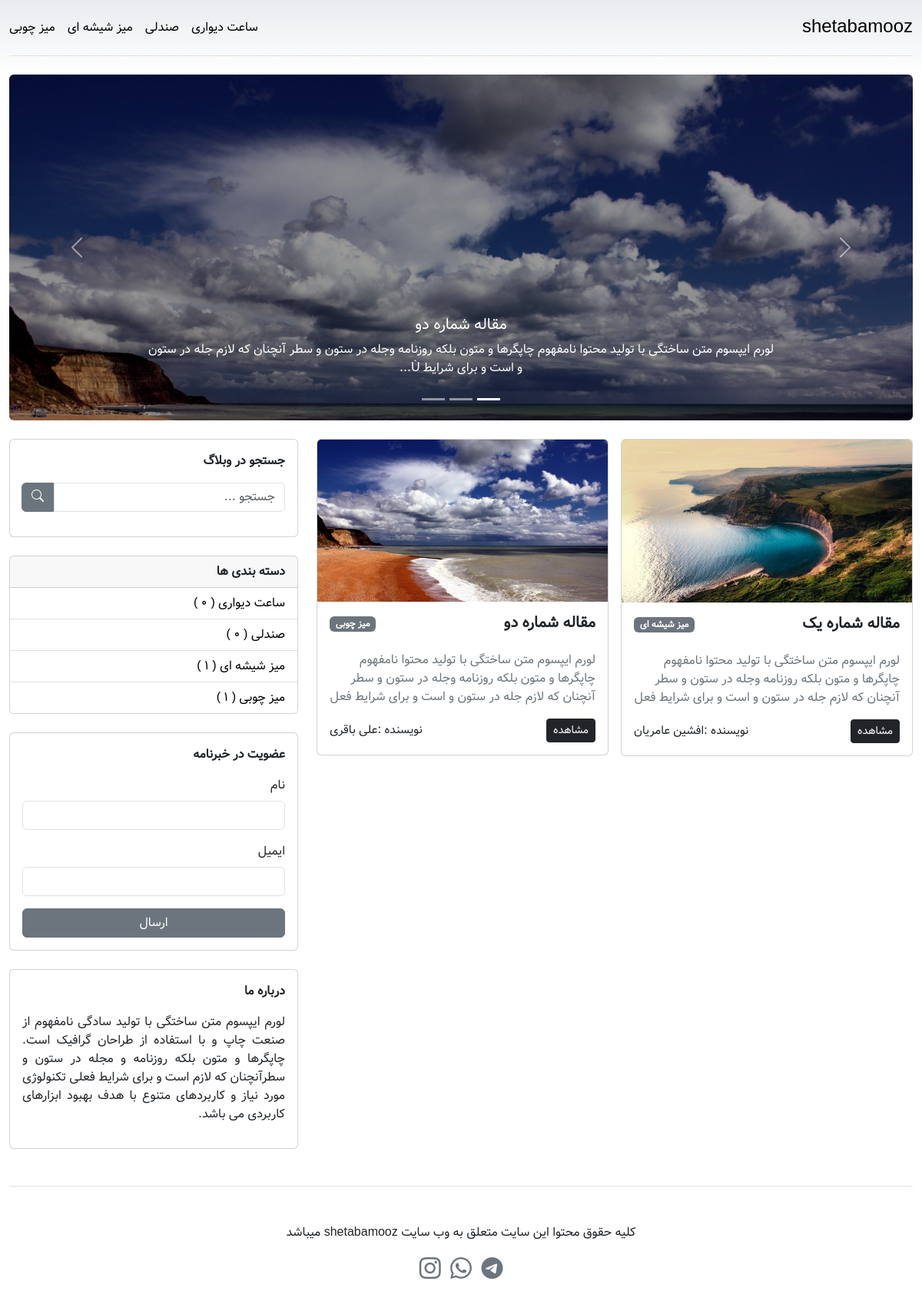
Screenshot of /blog6/index.php with the database file from the repository.
### tables this page shows
CREATE TABLE `categories` (
  `id` int(11) NOT NULL,
  `title` varchar(255) NOT NULL,
  `date` datetime NOT NULL,
  `status` tinyint(1) NOT NULL
);

CREATE TABLE `posts_slider` (
  `id` int(11) NOT NULL,
  `post_id` int(11) NOT NULL,
  `active` tinyint(1) NOT NULL
);

CREATE TABLE `posts` (
  `id` int(11) NOT NULL,
  `title` varchar(255) NOT NULL,
  `body` text NOT NULL,
  `category_id` int(11) NOT NULL,
  `author` varchar(255) NOT NULL,
  `image` varchar(255) NOT NULL
);

### blog6/include/function.php (called while the page is built, shortened)
<?php
function counting($id,$table,$field)
{
    global $conn;
    $countpost=$conn->query("select count(id) as countRow from $table where $field=$id")->fetch();
    return $countpost['countRow'];
}
?>

### blog6/index.php (the view, shortened to what this page needs)
<?php include "include/header.php";
if(isset($_GET['categoryId'])){
    $categoryId=$_GET['categoryId'];
    $posts=$conn->query("select * from posts where category_id=$categoryId");
}else
{
    $posts=$conn->query("select * from posts");
}
?>
            <main>
                <?php include "include/slider.php"; ?>
                <section class="mt-4">
                    <div class="row">
                        <div class="col-lg-8">
                            <?php if($posts->rowCount()>=1): ?>
                            <div class="row g-3">
                                <?php foreach($posts as $post):
                                    $category_id=$post['category_id'];
                                    $category=$conn->query("select * from categories where id=$category_id")->fetch();
                                ?>
                                <div class="col-sm-6">
                                    <div class="card">
                                        <img
                                            src="assets/images/<?= $post['image']?>"
                                            class="card-img-top"
                                            alt="post-image"
                                        />
                                        <div class="card-body">
                                            <div
                                                class="d-flex justify-content-between"
                                            >
                                                <h5 class="card-title fw-bold">
                                                <?= $post['title']?>
                                                </h5>
                                                <div>
                                                    <span
                                                        class="badge text-bg-secondary"
                                                        ><?= $category['title'] ?></span
                                                    >
                                                </div>
                                            </div>
                                            <p
                                                class="card-text text-secondary pt-3"
                                            >
                                                <?= substr($post['body'],0,255);?>
                                            </p>
                                            <div
                                                class="d-flex justify-content-between align-items-center"
                                            >
                                                <a
                                                    href="single.php?postId=<?= $post['id'] ?>"
                                                    class="btn btn-sm btn-dark"
                                                    >مشاهده</a
                                                >
                                                <p class="fs-7 mb-0">
                                                   نویسنده :<?= $post['author']?>
                                                </p>
                                            </div>
                                        </div>
                                    </div>
                                </div>
                                <?php endforeach ?>
                            </div>
                            <?php endif ?>
                        </div>
                        <?php include "include/sidebar.php"; ?>
                    </div>
                </section>
            </main>
            <?php include "include/footer.php"; ?>

### blog6/include/header.php (shortened to what this page needs)
<?php
include "db.php";
include "function.php";
$categories=$conn->query("select * from categories order by id desc");
?>
<!DOCTYPE html>
<html dir="rtl" lang="fa">
    <head>
        <link
            rel="stylesheet"
            href="https://cdn.jsdelivr.net/npm/bootstrap-icons@1.10.5/font/bootstrap-icons.css"
        />
        <link
            href="https://cdn.jsdelivr.net/npm/bootstrap@5.3.1/dist/css/bootstrap.min.css"
            rel="stylesheet"
        />
        <link rel="stylesheet" href="./assets/css/style.css" />
    </head>
    <body>
        <div class="container py-3">
            <header
                class="d-flex flex-column flex-md-row align-items-center pb-3 mb-4 border-bottom"
            >
                <a
                    href="index.php"
                    class="fs-4 fw-medium link-body-emphasis text-decoration-none"
                >
                    shetabamooz
                </a>
                <nav class="d-inline-flex mt-2 mt-md-0 me-md-auto">
                    <?php foreach($categories as $category):?>
                    <a
                        class="me-3 py-2 link-body-emphasis text-decoration-none"
                        href="index.php?categoryId= <?=$category['id']?>"
                        ><?= $category['title']; ?></a
                    >
                    <?php endforeach ?>
                </nav>
            </header>

### blog6/include/slider.php (shortened to what this page needs)
<?php
$sliders=$conn->query("select * from posts_slider");
?>
<section>
                    <div id="carousel" class="carousel slide">
                        <div class="carousel-indicators">
                            <button
                                type="button"
                                data-bs-target="#carousel"
                                data-bs-slide-to="0"
                                class="active"
                            ></button>
                            <button
                                type="button"
                                data-bs-target="#carousel"
                                data-bs-slide-to="1"
                            ></button>
                            <button
                                type="button"
                                data-bs-target="#carousel"
                                data-bs-slide-to="2"
                            ></button>
                        </div>
                        <div class="carousel-inner rounded">
                            <?php foreach($sliders as $slider):?>
                            <?php
                                $post_id=$slider['post_id'];
                                $post=$conn->query("select * from posts where id=$post_id")->fetch();
                            ?>
                            <div class="carousel-item carousel-height overlay
                            <?php
                                if($slider['active']==1)
                                    echo" active";
                            ?>
                            ">
                                <img
                                    src="assets/images/<?php echo $post['image'] ?>"
                                    class="d-block w-100"
                                    alt="post-image"
                                />
                                <div class="carousel-caption d-none d-md-block">
                                    <h5> <?php echo $post['title'] ?></h5>
                                    <p>
                                    <?php echo substr($post['body'],0,250); ?>...
                                    </p>
                                </div>
                            <?php endforeach ?>
                            </div>
                        </div>
                        <button
                            class="carousel-control-prev"
                            type="button"
                            data-bs-target="#carousel"
                            data-bs-slide="prev"
                        >
                            <span class="carousel-control-prev-icon"></span>
                        </button>
                        <button
                            class="carousel-control-next"
                            type="button"
                            data-bs-target="#carousel"
                            data-bs-slide="next"
                        >
                            <span class="carousel-control-next-icon"></span>
                        </button>
                    </div>
                </section>

### blog6/include/sidebar.php (shortened to what this page needs)
<?php
$categories=$conn->query("select * from categories order by id desc");
?>
<div class="col-lg-4">
                            <div class="card">
                                <div class="card-body">
                                    <p class="fw-bold fs-6">جستجو در وبلاگ</p>
                                    <form action="search.php" method="post">
                                        <div class="input-group mb-3">
                                            <input
                                                type="text"
                                                name="keyword"
                                                class="form-control"
                                                placeholder="جستجو ..."
                                            />
                                            <button
                                                class="btn btn-secondary"
                                                name="search"
                                                type="submit"
                                            >
                                                <i class="bi bi-search"></i>
                                            </button>
                                        </div>
                                    </form>
                                </div>
                            </div>
                            <div class="card mt-4">
                                <div class="fw-bold fs-6 card-header">دسته بندی ها</div>
                                <ul class="list-group list-group-flush p-0">
                                    <?php foreach($categories as $category):?>
                                    <li class="list-group-item">
                                        <a
                                            class="link-body-emphasis text-decoration-none"
                                            href="index.php?categoryId= <?=$category['id']?>"
                                            ><?= $category['title'] ?>
                                            (
                                                <?php
                                                    echo counting($category['id'],'posts','category_id');
                                                ?>
                                            )
                                            </a
                                        >
                                    </li>
                                    <?php endforeach ?>
                                </ul>
                            </div>
                            <div class="card mt-4">
                                <div class="card-body">
                                    <p class="fw-bold fs-6">عضویت در خبرنامه</p>
                                    <form action="index.php" method="post" >
                                        <div class="mb-3">
                                            <label class="form-label"
                                                >نام</label
                                            >
                                            <input
                                                type="text"
                                                name="name"
                                                class="form-control"
                                            />
                                        </div>
                                        <div class="mb-3">
                                            <label class="form-label"
                                                >ایمیل</label
                                            >
                                            <input
                                                type="email"
                                                name="email"
                                                class="form-control"
                                            />
                                        </div>
                                        <div class="d-grid gap-2">
                                            <button
                                                type="submit"
                                                name="send"
                                                class="btn btn-secondary"
                                            >
                                                ارسال
                                            </button>
                                        </div>
                                    </form>
                                </div>
                            </div>
                            <div class="card mt-4">
                                <div class="card-body">
                                    <p class="fw-bold fs-6">درباره ما</p>
                                    <p class="text-justify">
                                        لورم ایپسوم متن ساختگی با تولید سادگی
                                        نامفهوم از صنعت چاپ و با استفاده از
                                        طراحان گرافیک است. چاپگرها و متون بلکه
                                        روزنامه و مجله در ستون و سطرآنچنان که
                                        لازم است و برای شرایط فعلی تکنولوژی مورد
                                        نیاز و کاربردهای متنوع با هدف بهبود
                                        ابزارهای کاربردی می باشد.
                                    </p>
                                </div>
                            </div>
                        </div>

### rows the page displays
categories: title "ساعت دیواری"
categories: title "صندلی", id "0"
categories: title "میز شیشه ای", id "1"
categories: title "میز چوبی", id "1"
posts_slider: post.image (picture), post.title "مقاله شماره دو", post.body "لورم ایپسوم متن ساختگی با تولید محتوا نامفهوم چاپگرها و متون بلکه روزنامه وجله در ستون و سطر آنچنان که لازم جله در ستون و است و برای شرایط Ù"
posts: image (picture), title "مقاله شماره یک", category.title "میز شیشه ای", body "لورم ایپسوم متن ساختگی با تولید محتوا نامفهوم چاپگرها و متون بلکه روزنامه وجله در ستون و سطر آنچنان که لازم جله در ستون و است و برای شرایط فعل", author "افشین عامریان"
posts: image (picture), title "مقاله شماره دو", category.title "میز چوبی", body "لورم ایپسوم متن ساختگی با تولید محتوا نامفهوم چاپگرها و متون بلکه روزنامه وجله در ستون و سطر آنچنان که لازم جله در ستون و است و برای شرایط فعل", author "علی باقری"
